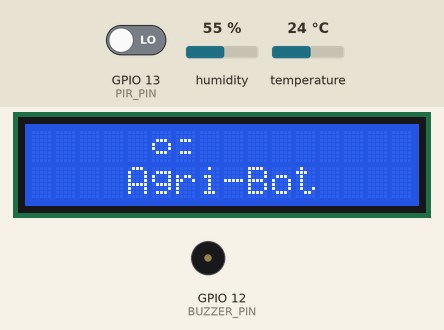
This sketch was run on a simulated ESP32. On the bench: 16×2 character LCD, buzzer (waves = sounding, pin HIGH). The test bench sets the inputs (shaded band); at power-on: GPIO 13 (PIR_PIN) LOW, humidity 55 %, temperature 24 °C. WiFi joins after 1.5 s; servers stay silent unless stated; network time is answered at once with the bench clock; the local clock reads 2024-03-15 10:24:30 at power-on unless the sketch sets it; what the sketch prints to the serial monitor is not drawn.

Above: at 3.6 s.
3.7 s: GPIO 13 (PIR_PIN) driven HIGH
At 6.8 s:
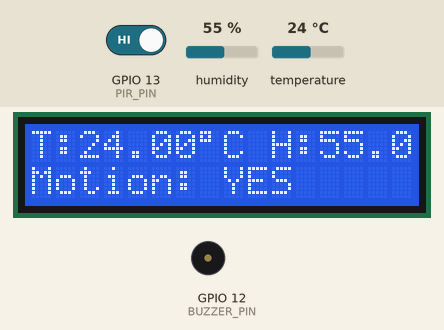
9.7 s: GPIO 13 (PIR_PIN) driven LOW
At 12.7 s:
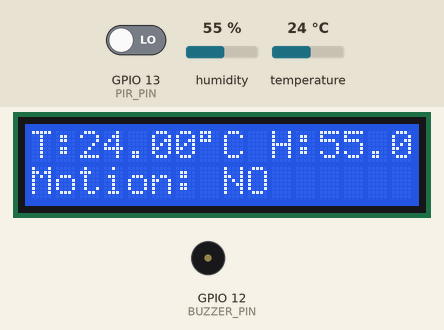
15.7 s: humidity set to 22 %
At 19.2 s:
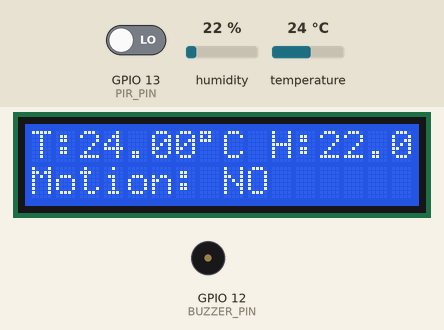
21.7 s: temperature set to 12 °C
At 25.8 s:
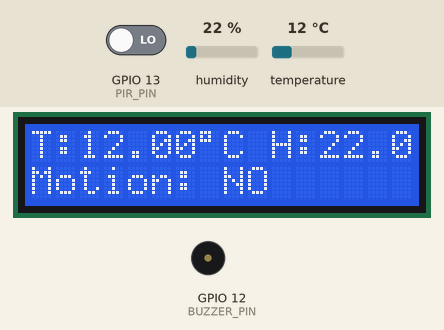
27.7 s: humidity set to 40 %
At 31.4 s:
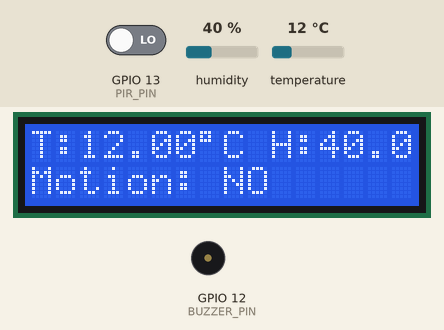
32.3 s: GPIO 13 (PIR_PIN) driven HIGH
At 32.7 s:
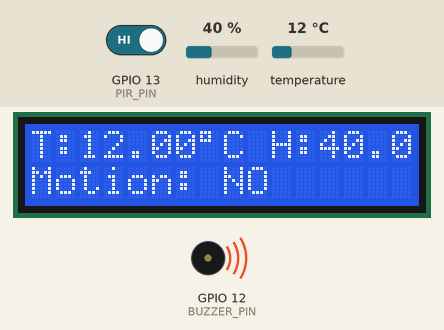
Timing chart, 0 to 35.3 s (numbered marks = the images above; inputs shaded):
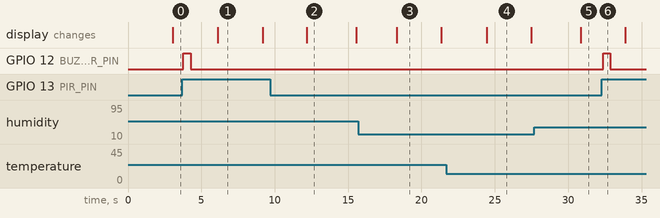

Measured:
- after the input at 3.7 s, GPIO 12 (BUZZER_PIN): LOW → HIGH after 0.07 s, → LOW 0.50 s later; the display: changes after 2.4 s (image 1)
- after the input at 9.7 s, the display: changes after 2.5 s (image 2)
- after the input at 15.7 s, the display: changes after 2.6 s (image 3)
- after the input at 21.7 s, the display: changes after 2.7 s (image 4)
- after the input at 27.7 s, the display: changes after 3.2 s (image 5)
- after the input at 32.3 s, GPIO 12 (BUZZER_PIN): LOW → HIGH after 0.08 s, → LOW 0.50 s later
- what the display in image 1 shows lasts 3.1 s, from 6.1 s to 9.2 s

The sketch:

PirLcdWeather.ino
```cpp
#include <WiFi.h>
#include <FirebaseESP32.h>
#include <NTPClient.h>
#include <WiFiUdp.h>
#include <TimeLib.h>
#include <DHT.h>
#include <Wire.h>
#include <LiquidCrystal_I2C.h>

// WiFi credentials
#define WIFI_SSID "Dialog 4G 495"
#define WIFI_PASSWORD "56771CC7"

// Firebase credentials
#define FIREBASE_HOST "https://agri-bot-17548-default-rtdb.firebaseio.com/"
#define FIREBASE_AUTH "GIAZZQjvR6LE5lJzkSQqPU1gZ5VWL8OupY6KQgCn"

// Pins
#define PIR_PIN 13
#define BUZZER_PIN 12
#define DHT_PIN 14
#define DHT_TYPE DHT11

// LCD
LiquidCrystal_I2C lcd(0x27, 16, 2);

// Firebase objects
FirebaseData fbdo;
FirebaseAuth auth;
FirebaseConfig config;

// NTP
WiFiUDP ntpUDP;
NTPClient timeClient(ntpUDP, "pool.ntp.org", 19800); // IST offset

// DHT sensor
DHT dht(DHT_PIN, DHT_TYPE);

// Motion
bool motionDetected = false;
unsigned long lastSensorUpload = 0;
unsigned long lastLCDUpdate = 0;
bool showFace = true;

byte openEye[] = {
  B00000,
  B00000,
  B01110,
  B10001,
  B10001,
  B01110,
  B00000,
  B00000
};

byte closedEye[] = {
  B00000,
  B00000,
  B01110,
  B00000,
  B00000,
  B01110,
  B00000,
  B00000
};

void setup() {
  Serial.begin(115200);

  pinMode(PIR_PIN, INPUT);
  pinMode(BUZZER_PIN, OUTPUT);
  digitalWrite(BUZZER_PIN, LOW);

  dht.begin();
  lcd.init();
  lcd.backlight();

  lcd.createChar(0, openEye);
  lcd.createChar(1, closedEye);

  WiFi.begin(WIFI_SSID, WIFI_PASSWORD);
  Serial.print("Connecting to WiFi");
  while (WiFi.status() != WL_CONNECTED) {
    delay(500);
    Serial.print(".");
  }
  Serial.println("\n✅ WiFi Connected");

  timeClient.begin();
  timeClient.update();

  config.database_url = FIREBASE_HOST;
  config.signer.tokens.legacy_token = FIREBASE_AUTH;

  Firebase.begin(&config, &auth);
  Firebase.reconnectWiFi(true);

  Serial.println("✅ Firebase and Time Sync Ready");
}

void loop() {
  int pirState = digitalRead(PIR_PIN);
  float temp = dht.readTemperature();
  float hum = dht.readHumidity();
  unsigned long now = millis();

  if (pirState == HIGH && !motionDetected) {
    motionDetected = true;
    Serial.println("🚨 Motion Detected");

    digitalWrite(BUZZER_PIN, HIGH);
    delay(500);
    digitalWrite(BUZZER_PIN, LOW);

    timeClient.update();
    time_t rawTime = timeClient.getEpochTime();
    setTime(rawTime);

    char timestamp[25];
    snprintf(timestamp, sizeof(timestamp), "%04d-%02d-%02d %02d:%02d:%02d",
             year(), month(), day(), hour(), minute(), second());

    Serial.print("🕒 Timestamp: ");
    Serial.println(timestamp);

    Firebase.setString(fbdo, "/security/last_motion_time", timestamp);
    Firebase.setBool(fbdo, "/security/motion_status", true);
  }

  if (pirState == LOW && motionDetected) {
    motionDetected = false;
    Serial.println("✅ Motion stopped");
    Firebase.setBool(fbdo, "/security/motion_status", false);
  }

  // Upload sensor data every 5 seconds
  if (now - lastSensorUpload > 5000) {
    lastSensorUpload = now;
    if (!isnan(temp) && !isnan(hum)) {
      Firebase.setFloat(fbdo, "/weather/temperature", temp);
      Firebase.setFloat(fbdo, "/weather/humidity", hum);
      Serial.printf("🌡 Temp: %.1f°C  💧 Humidity: %.1f%%\n", temp, hum);
    } else {
      Serial.println("❌ DHT Read Error");
    }
  }

  // Alternate LCD display every 3 seconds
  if (now - lastLCDUpdate > 3000) {
    lastLCDUpdate = now;
    lcd.clear();
    if (showFace) {
      lcd.setCursor(5, 0);
      lcd.write(byte(0)); // Open Eye
      lcd.setCursor(6, 0);
      lcd.write(byte(1)); // Closed Eye
      lcd.setCursor(4, 1);
      lcd.print("Agri-Bot");
    } else {
      lcd.setCursor(0, 0);
      lcd.print("T:");
      lcd.print(temp);
      lcd.print((char)223);
      lcd.print("C ");

      lcd.print("H:");
      lcd.print(hum);
      lcd.print("%");

      lcd.setCursor(0, 1);
      lcd.print("Motion: ");
      lcd.print(motionDetected ? "YES" : "NO ");
    }
    showFace = !showFace;
  }

  delay(100);
}
```
